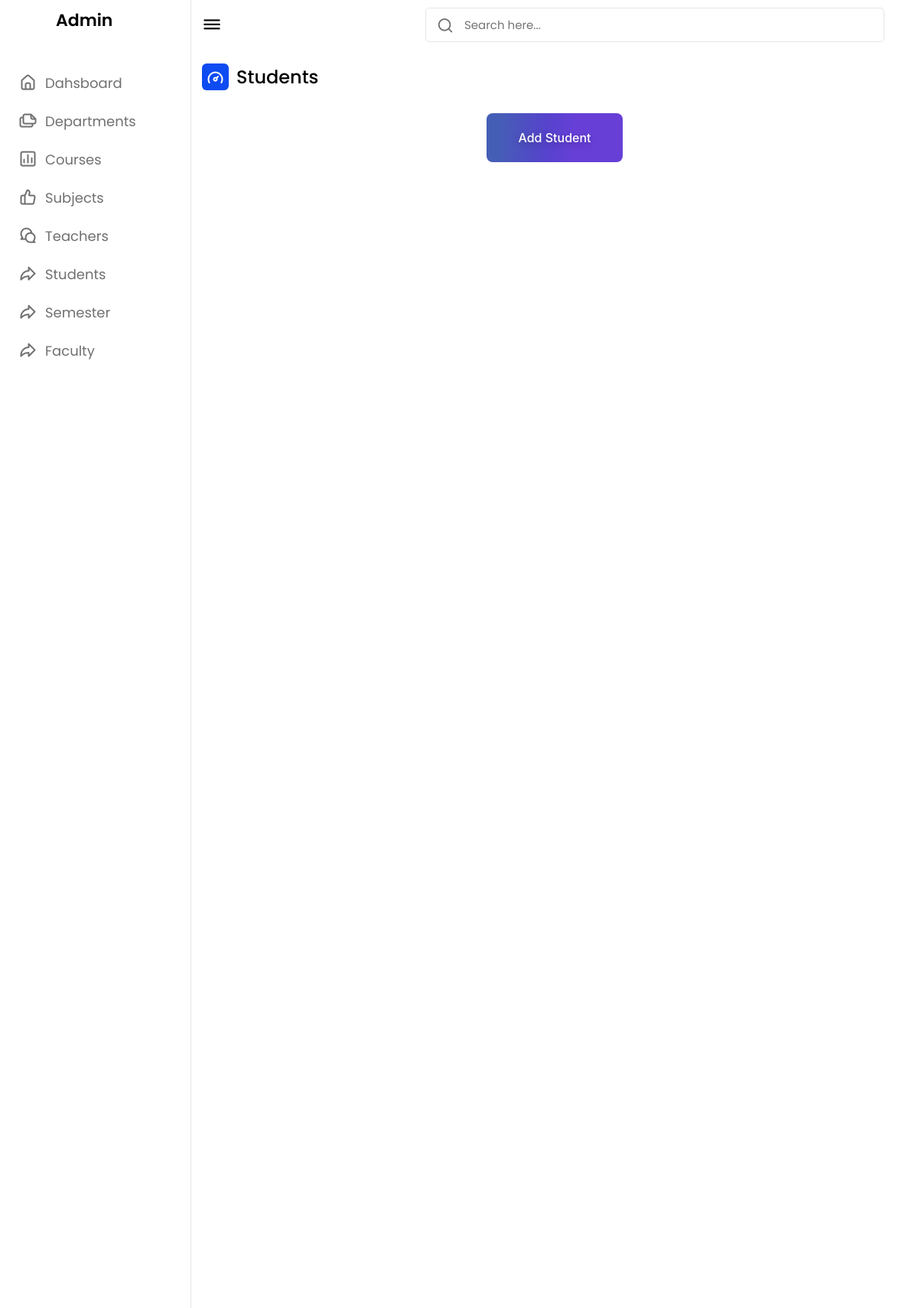
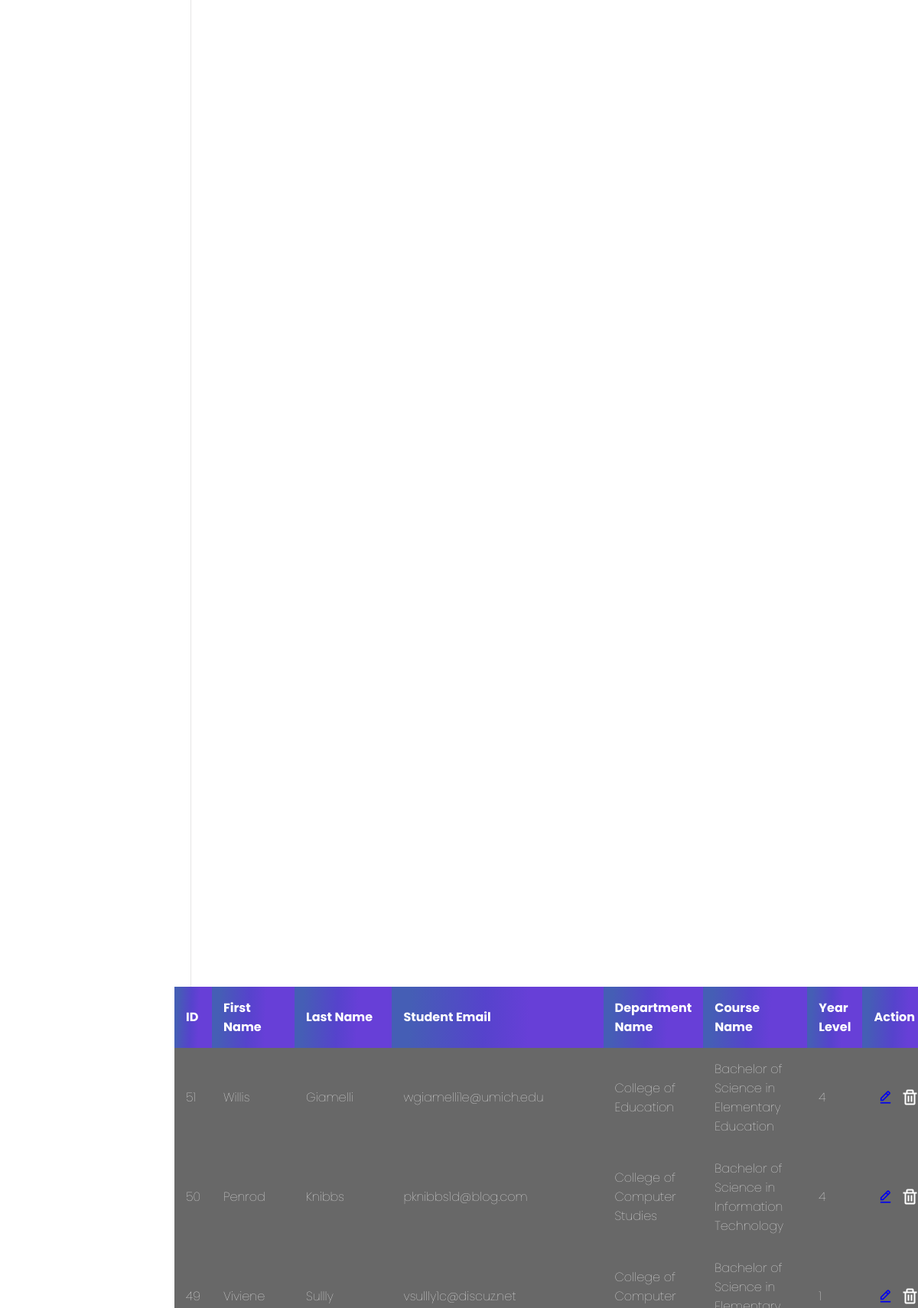
The page /students.php (signed in, upper part) on the database its author committed (2 pictures, top to bottom).
### tables this page shows
CREATE TABLE `students_table` (
  `student_id` int(11) NOT NULL,
  `student_fname` varchar(150) NOT NULL,
  `student_lname` varchar(150) NOT NULL,
  `student_email` varchar(100) NOT NULL,
  `department_id` int(11) NOT NULL,
  `course_id` int(11) NOT NULL,
  `year_level` int(11) NOT NULL
);

CREATE TABLE `departments_table` (
  `department_id` int(11) NOT NULL,
  `department_name` varchar(150) NOT NULL,
  `department_logo` varchar(150) NOT NULL
);

CREATE TABLE `courses_table` (
  `course_id` int(11) NOT NULL,
  `course_name` varchar(150) NOT NULL,
  `credits` int(11) NOT NULL,
  `department_id` int(11) NOT NULL
);

### students.php (the view, shortened to what this page needs)
<?php
	require_once('connection.php');
?>
<!DOCTYPE html>
<html lang="en">
<head>
    <link rel="stylesheet" href="css/style.css">
    <link rel="stylesheet" href="css/table.css">
    <link rel="stylesheet" href="css/button.css">
    <link rel="stylesheet" href="css/modal.css">
    <link rel="stylesheet" href="css/extra.css">
    <link rel="stylesheet" href="css/form.css">
    <link rel="stylesheet" href="css/actions.css">
    <link rel="stylesheet" href="https://unicons.iconscout.com/release/v4.0.0/css/line.css">
    <link href='https://unpkg.com/boxicons@2.1.4/css/boxicons.min.css' rel='stylesheet'>
</head>
<body>
    <?php include 'sidebar.php' ?>
    <section class="dashboard">
        <div class="top">
            <i class="uil uil-bars sidebar-toggle"></i>
            <div class="search-box">
                <i class="uil uil-search"></i>
                <input type="text" placeholder="Search here...">
            </div>
        </div>
        <div class="dash-content">
            <div class="overview">
                <div class="title">
                    <i class="uil uil-tachometer-fast-alt"></i>
                    <span class="text">Students</span>
                </div>
            </div>
            <div class="button-container">
                <button class="button-crud button-add" id='addSubject' onclick='openAddStudentModal()'>Add Student</button>
            </div>
            <div class="container">
                <table>
                    <thead>
                        <tr>
                            <th>ID</th>
                            <th>First Name</th>
                            <th>Last Name</th>
                            <th>Student Email</th>
                            <th>Department Name</th>
                            <th>Course Name</th>
                            <th>Year Level</th>
                            <th>Action</th>
                        </tr>
                    </thead>
                    <tbody>
                        <?php
                            $connection = $newconnection->openConnection();
                            $stmt = $connection->prepare("
                                                            SELECT
                                                                st.student_id,
                                                                st.student_fname,
                                                                st.student_lname,
                                                                st.student_email,
                                                                d.department_name,
                                                                c.course_name,
                                                                st.year_level
                                                            FROM
                                                                students_table st
                                                                JOIN departments_table d ON st.department_id = d.department_id
                                                                JOIN courses_table c ON st.course_id = c.course_id
                                                            ORDER BY
                                                                st.student_id DESC
                                                        ");
                            $stmt->execute();
                            $result = $stmt->fetchAll(PDO::FETCH_OBJ);
                            if($result){
                                foreach ($result as $row) {
                        ?>
                                <tr>
                                    <td><?php echo $row->student_id ?></td>
                                    <td><?php echo $row->student_fname ?></td>
                                    <td><?php echo $row->student_lname ?></td>
                                    <td><?php echo $row->student_email ?></td>
                                    <td><?php echo $row->department_name ?></td>
                                    <td><?php echo $row->course_name ?></td>
                                    <td><?php echo $row->year_level ?></td>
                                    <td>
                                        <div class="actions-container">
                                            <a href="editNDelete/editStudent.php?student_id=<?php echo $row->student_id ?>"><i class='bx bx-edit-alt action-icon'></i></a>
                                            <form action="editNDelete/deleteStudent.php" method="POST">
                                                <button class="button" type="submit" onclick="return confirm('Are you sure you want to delete this?')" name='deleteStudent'><i class='bx bx-trash action-icon'></i></button>
                                            </form>
                                        </div>
                                    </td>
                                </tr>
                        <?php
                                }
                            }
                        ?>
                    </tbody>
                </table>
            </div>
        </div>
    </section>
</body>
</html>

### css/style.css (style rules this page uses)
* { margin: 0; padding: 0; box-sizing: border-box; font-family: 'Poppins', sans-serif; }
:root { --primary-color: #0E4BF1; --panel-color: #FFF; --text-color: #000; --black-light-color: #707070; --border-color: #e6e5e5; --toggle-color: #DDD; --box1-color: #4DA3FF; --box2-color: #FFE6AC; --box3-color: #E7D1FC; --title-icon-color: #fff; --tran-05: all 0.5s ease; --tran-03: all 0.3s ease; --tran-03: all 0.2s ease; }
body { min-height: 100vh; background-color: var(--primary-color); }
.dashboard { position: relative; left: 250px; background-color: var(--panel-color); min-height: 100vh; width: calc(100% - 250px); padding: 10px 14px; transition: var(--tran-05); }
.dashboard .top { position: fixed; top: 0; left: 250px; display: flex; width: calc(100% - 250px); justify-content: space-between; align-items: center; padding: 10px 14px; background-color: var(--panel-color); transition: var(--tran-05); z-index: 10; }
.dashboard .top .sidebar-toggle { font-size: 26px; color: var(--text-color); cursor: pointer; }
.dashboard .top .search-box { position: relative; height: 45px; max-width: 600px; width: 100%; margin: 0 30px; }
.top .search-box input { position: absolute; border: 1px solid var(--border-color); background-color: var(--panel-color); padding: 0 25px 0 50px; border-radius: 5px; height: 100%; width: 100%; color: var(--text-color); font-size: 15px; font-weight: 400; outline: none; }
.top .search-box i { position: absolute; left: 15px; font-size: 22px; z-index: 10; top: 50%; transform: translateY(-50%); color: var(--black-light-color); }
.dashboard .dash-content { padding-top: 50px; }
.dash-content .title { display: flex; align-items: center; margin: 60px 0 30px 0; }
.dash-content .title i { position: relative; height: 35px; width: 35px; background-color: var(--primary-color); border-radius: 6px; color: var(--title-icon-color); display: flex; align-items: center; justify-content: center; font-size: 24px; }
.dash-content .title .text { font-size: 24px; font-weight: 500; color: var(--text-color); margin-left: 10px; }

### css/table.css (style rules this page uses)
html, body { height: 100%; }
body { margin: 0; background: linear-gradient(45deg, #49a09d, #5f2c82); font-family:'Poppins', sans-serif; font-weight: 100; }
.container { position: absolute; top: 50%; left: 50%; transform: translate(-50%, -50%); }
table { width: 800px; border-collapse: collapse; overflow: hidden; box-shadow: 0 0 20px rgba(0,0,0,0.1); margin-top: 2.5rem; }
th, td { padding: 15px; background-color: rgba(255,255,255,0.2); color: #fff; }
th { text-align: left; }

### css/button.css (style rules this page uses)
.button-container { display: flex; align-items: center; justify-content: center; margin-top: 1rem; margin-bottom: 1.5rem; }
.button-crud { border: none; }
.button-add { background-image: linear-gradient(92.88deg, #455EB5 9.16%, #5643CC 43.89%, #673FD7 64.72%); border-radius: 8px; border-style: none; box-sizing: border-box; color: #FFFFFF; cursor: pointer; flex-shrink: 0; font-family: "Inter UI","SF Pro Display",-apple-system,BlinkMacSystemFont,"Segoe UI",Roboto,Oxygen,Ubuntu,Cantarell,"Open Sans","Helvetica Neue",sans-serif; font-size: 16px; font-weight: 500; height: 4rem; padding: 0 1.6rem; text-align: center; text-shadow: rgba(0, 0, 0, 0.25) 0 3px 8px; transition: all .5s; user-select: none; -webkit-user-select: none; touch-action: manipulation; }
@media (min-width: 768px) { .button-add { padding: 0 2.6rem; } }

### css/modal.css (style rules this page uses)
input, select { border: none; font-size: 18px; color: var(--v-dark-purple); float: left; width: 100%; margin-top: 0.5rem; border: 2px solid var(--dark-purple); border-radius: 8px; padding: 5px; }
.text { font-size: 22px; color: var(--v-dark-purple); text-align: center; }

### css/extra.css (style rules this page uses)
.overview { margin-top: -2.3rem; }
table { margin-top: 0px; background: #424242; }
.container { height: 420px; overflow-y: auto; margin-top: 4.5rem; }

### css/form.css (style rules this page uses)
button { padding: 10px 16px; border-radius: 8px; float:right; }
input { margin-top: 0px; border: none; }

### css/actions.css (style rules this page uses)
.actions-container { display: flex; align-items: center; font-size: 20px; justify-content: space-around; }
.action-icon { padding: 5px; border-radius: 8px; }

### css/globalStyle.css (style rules this page uses)
:root { --white: #ffff; --v-light-purple: #F4EFFB; --light-purple: #8753c7; --v-dark-purple: #2b1a62; --dark-purple: #8752CA; --small-font: 18px; --big-font: 65px; --medium-large-font: 26px; --medium-font: 20px; --medium-large-font: 40px; --h2-font: 3rem; --pink: rgb(252, 104, 207); --dark-pink: #C553CF; --box-shadow: 0px 4px 4px 0px rgba(0, 0, 0, 0.25); }

### rows shown on the page
students_table: student_id "51", student_fname "Willis", student_lname "Giamelli", student_email "wgiamelli1e@umich.edu", department.department_name "College of Education", course.course_name "Bachelor of Science in Elementary Education", year_level "4"
students_table: student_id "50", student_fname "Penrod", student_lname "Knibbs", student_email "pknibbs1d@blog.com", department.department_name "College of Computer Studies", course.course_name "Bachelor of Science in Information Technology", year_level "4"
students_table: student_id "49", student_fname "Viviene", student_lname "Sullly", student_email "vsullly1c@discuz.net", department.department_name "College of Computer…", course.course_name "Bachelor of Science in…", year_level "1"
